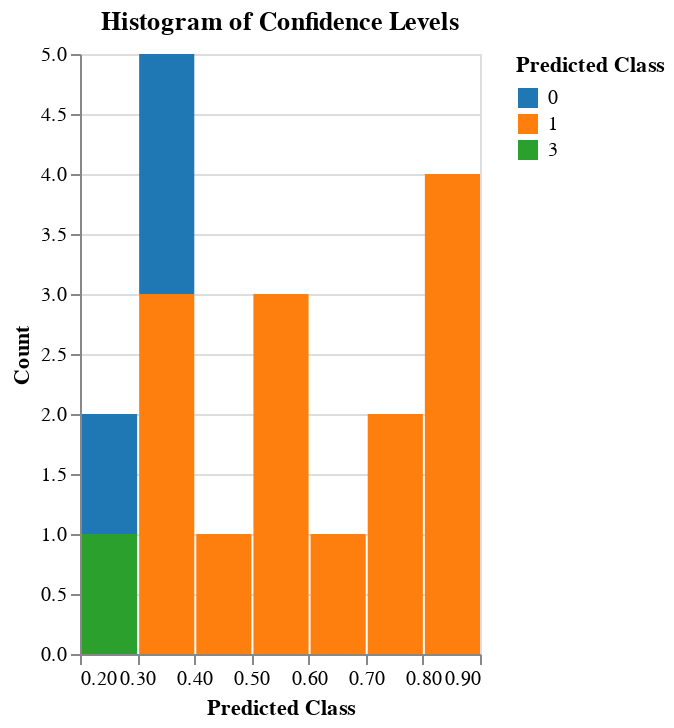

Notebook code cell kept with this figure:
### Code cell
conf_chart = alt.Chart(pred_df).mark_bar().encode(
    x = alt.X("Confidence:Q", bin=alt.Bin(maxbins=10), title="Predicted Class"),
    y = alt.Y("count():Q", title="Count"),
    color = alt.Color("Predicted Class:N", scale=alt.Scale(scheme="category10")),
    tooltip = [alt.X("Confidence:Q", bin=alt.Bin(maxbins=10), title="Confidence Interval"), "Predicted Class", "count()"]
).properties(
    width = 200,
    height = 300,
    title = "Histogram of Confidence Levels"
)
conf_chart

### Figure 1 — Vega-Lite specification as saved in the notebook (floating-point values rounded to 4 significant figures)
{"config": {"view": {"continuousWidth": 400, "continuousHeight": 300}}, "data": {"name": "data-414387e152e8b2d6e24233185725243e"}, "mark": "bar", "encoding": {"color": {"type": "nominal", "field": "Predicted Class", "scale": {"scheme": "category10"}}, "tooltip": [{"type": "quantitative", "bin": {"maxbins": 10}, "field": "Confidence", "title": "Confidence Interval"}, {"type": "quantitative", "field": "Predicted Class"}, {"type": "quantitative", "aggregate": "count"}], "x": {"type": "quantitative", "bin": {"maxbins": 10}, "field": "Confidence", "title": "Predicted Class"}, "y": {"type": "quantitative", "aggregate": "count", "title": "Count"}}, "height": 300, "title": "Histogram of Confidence Levels", "width": 200, "$schema": "https://vega.github.io/schema/vega-lite/v4.8.1.json", "datasets": {"data-414387e152e8b2d6e24233185725243e": [{"Image ID": "09220107_JPG.rf.1177492fb393be327df414b8180642db", "Predicted Class": 1, "Confidence": 0.6595, "bbox0": 0.0, "bbox1": 371.7, "bbox2": 219.1, "bbox3": 201.2}, {"Image ID": "09220113_JPG.rf.67904d0764563fd6d921e907e034ab23", "Predicted Class": 1, "Confidence": 0.3533, "bbox0": 500.0, "bbox1": 303.1, "bbox2": 124.2, "bbox3": 142.5}, {"Image ID": "09220114_JPG.rf.d3671bfbdda727793746fdfbd12b7371", "Predicted Class": 1, "Confidence": 0.5932, "bbox0": 487.8, "bbox1": 306.5, "bbox2": 144.4, "bbox3": 154.8}, {"Image ID": "09200088_JPG.rf.f087b7a8a23bf745b932d1da2e4b2a93", "Predicted Class": 0, "Confidence": 0.325, "bbox0": 72.26, "bbox1": 472.6, "bbox2": 467.6, "bbox3": 131.0}, {"Image ID": "09200088_JPG.rf.f087b7a8a23bf745b932d1da2e4b2a93", "Predicted Class": 1, "Confidence": 0.3192, "bbox0": 105.3, "bbox1": 456.4, "bbox2": 403.7, "bbox3": 155.3}, {"Image ID": "09260140_JPG.rf.92ae3de09b0a1e9f9353d7b07c814641", "Predicted Class": 1, "Confidence": 0.7157, "bbox0": 131.1, "bbox1": 352.7, "bbox2": 330.5, "bbox3": 192.4}, {"Image ID": "09260141_JPG.rf.a95ea71af019915331d8918030a7ec9a", "Predicted Class": 1, "Confidence": 0.8062, "bbox0": 37.3, "bbox1": 372.6, "bbox2": 306.7, "bbox3": 180.8}, {"Image ID": "09200086_JPG.rf.c61798dd679adb79a81d75e78b5386ff", "Predicted Class": 1, "Confidence": 0.3892, "bbox0": 0.0, "bbox1": 560.8, "bbox2": 54.18, "bbox3": 72.25}, {"Image ID": "09180079_JPG.rf.b655f8164e6875d1c2479aa844f757e8", "Predicted Class": 1, "Confidence": 0.5383, "bbox0": 536.2, "bbox1": 347.3, "bbox2": 99.02, "bbox3": 118.6}, {"Image ID": "09090019_JPG.rf.b8def9071a90f5525f050cb0e0d892f9", "Predicted Class": 1, "Confidence": 0.8176, "bbox0": 451.8, "bbox1": 313.4, "bbox2": 187.7, "bbox3": 145.4}, {"Image ID": "09110025_JPG.rf.9490847dd182c94e5cedb8fa5cf86500", "Predicted Class": 1, "Confidence": 0.8006, "bbox0": 247.0, "bbox1": 326.6, "bbox2": 208.4, "bbox3": 193.8}, {"Image ID": "09110027_JPG.rf.e5b2d6597a99d0013498af7ddeff15e4", "Predicted Class": 1, "Confidence": 0.7309, "bbox0": 442.0, "bbox1": 332.8, "bbox2": 170.4, "bbox3": 140.4}, {"Image ID": "09110028_JPG.rf.b89b5415b9eacf9342ecca992529923a", "Predicted Class": 1, "Confidence": 0.8003, "bbox0": 291.9, "bbox1": 365.1, "bbox2": 202.4, "bbox3": 128.4}, {"Image ID": "09150043_JPG.rf.7a7ddbaa7d99ae243f4e261e71ceaf69", "Predicted Class": 3, "Confidence": 0.2195, "bbox0": 489.0, "bbox1": 460.4, "bbox2": 148.6, "bbox3": 156.0}, {"Image ID": "09150043_JPG.rf.7a7ddbaa7d99ae243f4e261e71ceaf69", "Predicted Class": 0, "Confidence": 0.2159, "bbox0": 489.0, "bbox1": 460.4, "bbox2": 148.6, "bbox3": 156.0}, {"Image ID": "09150049_JPG.rf.f6700938d1c467deacb4458e30df8dfc", "Predicted Class": 1, "Confidence": 0.4079, "bbox0": 575.3, "bbox1": 433.7, "bbox2": 61.14, "bbox3": 82.59}, {"Image ID": "09170069_JPG.rf.65a50d0de469b160dc484ce3ec5ee3de", "Predicted Class": 1, "Confidence": 0.5249, "bbox0": 496.8, "bbox1": 247.8, "bbox2": 74.74, "bbox3": 76.2}, {"Image ID": "09180070_JPG.rf.da6b6b60b375f7e9a71fba931932cebd", "Predicted Class": 0, "Confidence": 0.3735, "bbox0": 183.8, "bbox1": 358.1, "bbox2": 449.1, "bbox3": 253.3}]}}
